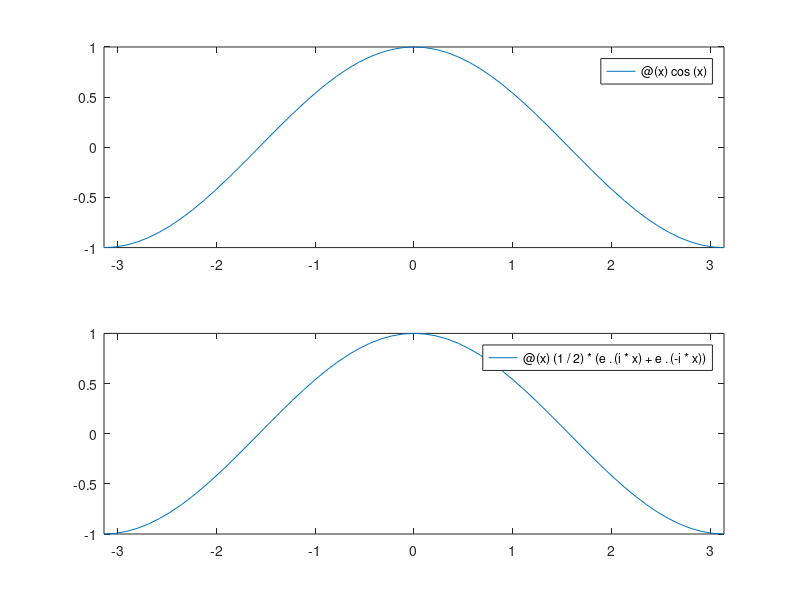

Here is the MATLAB script that generated this plot:
% FASP - Sheet2 - Giulia Baldini, Luis Fernandes, Agustin Vargas

function x = Sheet2Exercise3()
%% 
  % Outputs:
  % Plots two functions for comparison
  function1 = @(x) cos(x);
  function2 = @(x) (1/2)*(e.^(i*x)+ e.^(-i*x));
  
  limits = [-pi, pi];
  
  %% Plotting
  subplot(2, 1, 1)
  fplot(function1, limits)
  subplot(2,1,2)
  fplot(function2, limits)
  #close all
  
end
